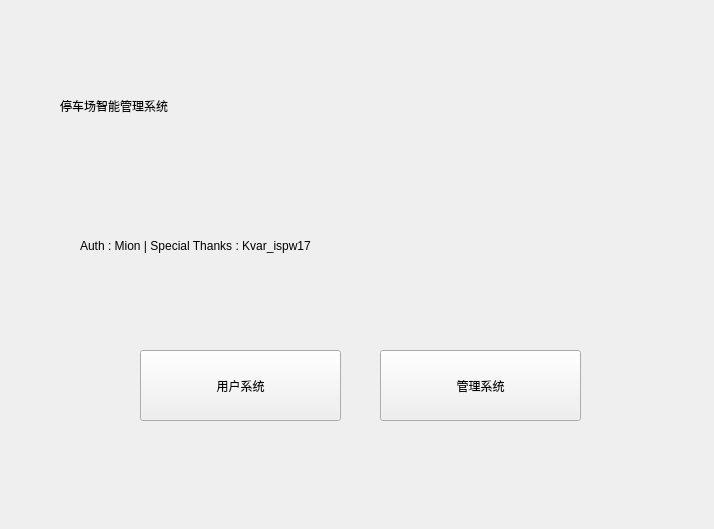
<?xml version="1.0" encoding="UTF-8"?>
<ui version="4.0">
 <class>MainWindow</class>
 <widget class="QMainWindow" name="MainWindow">
  <property name="geometry">
   <rect>
    <x>0</x>
    <y>0</y>
    <width>714</width>
    <height>529</height>
   </rect>
  </property>
  <property name="windowTitle">
   <string>MainWindow</string>
  </property>
  <widget class="QWidget" name="centralwidget">
   <widget class="QPushButton" name="user_button">
    <property name="geometry">
     <rect>
      <x>140</x>
      <y>350</y>
      <width>201</width>
      <height>71</height>
     </rect>
    </property>
    <property name="styleSheet">
     <string notr="true">font: 20pt &quot;微软雅黑&quot;;</string>
    </property>
    <property name="text">
     <string>用户系统</string>
    </property>
   </widget>
   <widget class="QLabel" name="Title">
    <property name="geometry">
     <rect>
      <x>60</x>
      <y>70</y>
      <width>601</width>
      <height>71</height>
     </rect>
    </property>
    <property name="styleSheet">
     <string notr="true">font: 40pt &quot;微软雅黑&quot;;</string>
    </property>
    <property name="text">
     <string>停车场智能管理系统</string>
    </property>
   </widget>
   <widget class="QPushButton" name="admin_button">
    <property name="geometry">
     <rect>
      <x>380</x>
      <y>350</y>
      <width>201</width>
      <height>71</height>
     </rect>
    </property>
    <property name="styleSheet">
     <string notr="true">font: 20pt &quot;微软雅黑&quot;;</string>
    </property>
    <property name="text">
     <string>管理系统</string>
    </property>
   </widget>
   <widget class="QLabel" name="label">
    <property name="geometry">
     <rect>
      <x>80</x>
      <y>210</y>
      <width>551</width>
      <height>71</height>
     </rect>
    </property>
    <property name="styleSheet">
     <string notr="true">font: 16pt &quot;微软雅黑&quot;;</string>
    </property>
    <property name="text">
     <string>Auth : Mion | Special Thanks : Kvar_ispw17</string>
    </property>
   </widget>
  </widget>
 </widget>
 <resources/>
 <connections/>
</ui>
